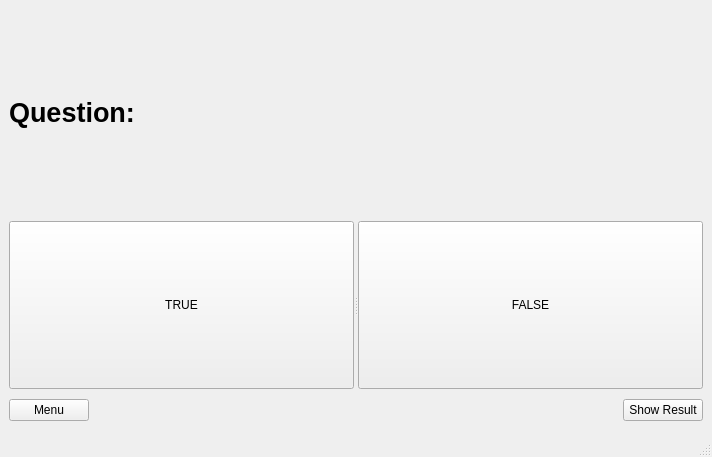
<?xml version="1.0" encoding="UTF-8"?>
<ui version="4.0">
 <class>QuestionWindow</class>
 <widget class="QMainWindow" name="QuestionWindow">
  <property name="geometry">
   <rect>
    <x>0</x>
    <y>0</y>
    <width>712</width>
    <height>457</height>
   </rect>
  </property>
  <property name="windowTitle">
   <string>Interview</string>
  </property>
  <widget class="QWidget" name="centralwidget">
   <layout class="QVBoxLayout" name="verticalLayout_2">
    <item>
     <widget class="QLabel" name="questionLabel">
      <property name="font">
       <font>
        <pointsize>20</pointsize>
        <weight>75</weight>
        <bold>true</bold>
       </font>
      </property>
      <property name="text">
       <string>Question: </string>
      </property>
     </widget>
    </item>
    <item>
     <layout class="QVBoxLayout" name="verticalLayout">
      <property name="sizeConstraint">
       <enum>QLayout::SetDefaultConstraint</enum>
      </property>
      <item>
       <widget class="QSplitter" name="splitter">
        <property name="orientation">
         <enum>Qt::Horizontal</enum>
        </property>
        <widget class="QPushButton" name="buttonTrue">
         <property name="text">
          <string>TRUE</string>
         </property>
        </widget>
        <widget class="QPushButton" name="buttonFalse">
         <property name="text">
          <string>FALSE</string>
         </property>
        </widget>
       </widget>
      </item>
      <item>
       <layout class="QHBoxLayout" name="horizontalLayout">
        <property name="sizeConstraint">
         <enum>QLayout::SetFixedSize</enum>
        </property>
        <item>
         <widget class="QPushButton" name="pushButton_2">
          <property name="text">
           <string>Menu</string>
          </property>
         </widget>
        </item>
        <item>
         <spacer name="horizontalSpacer">
          <property name="orientation">
           <enum>Qt::Horizontal</enum>
          </property>
          <property name="sizeHint" stdset="0">
           <size>
            <width>599</width>
            <height>31</height>
           </size>
          </property>
         </spacer>
        </item>
        <item>
         <widget class="QPushButton" name="pushButton">
          <property name="text">
           <string>Show Result</string>
          </property>
         </widget>
        </item>
       </layout>
      </item>
     </layout>
    </item>
   </layout>
  </widget>
  <widget class="QStatusBar" name="statusbar"/>
 </widget>
 <resources/>
 <connections/>
</ui>
